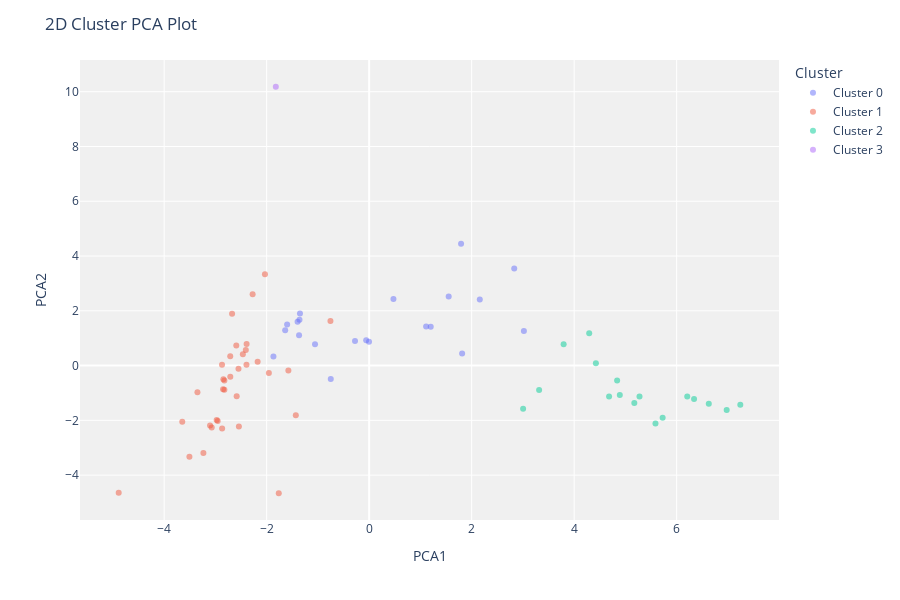

Notebook source saved alongside this figure:
### Code cell
plot_model(KMeanClusteringModel, plot='cluster')

### Figure 1 — Plotly figure (JSON) as saved in the notebook; plotly's stock layout.template omitted (floating-point values rounded to 4 significant figures)
{"data": [{"customdata": [["F"], ["M"], ["F"], ["M"], ["F"], ["F"], ["M"], ["F"], ["M"], ["F"], ["M"], ["F"], ["F"], ["F"], ["F"], ["M"], ["M"], ["M"], ["M"], ["M"], ["M"]], "hovertemplate": "Cluster=Cluster 0<br>PCA1=%{x}<br>PCA2=%{y}<br>Feature=%{customdata[0]}<extra></extra>", "legendgroup": "Cluster 0", "marker": {"color": "#636efa", "opacity": 0.5, "symbol": "circle"}, "mode": "markers", "name": "Cluster 0", "orientation": "v", "showlegend": true, "textposition": "top center", "type": "scatter", "x": [2.83, -1.638, -0.7489, -1.368, -1.868, -0.05791, -0.2761, 1.112, 3.019, -0.002971, -1.6, 0.4741, 1.201, -1.397, 2.158, 1.814, -1.35, 1.793, -1.056, 1.551, -1.36], "xaxis": "x", "y": [3.545, 1.293, -0.4898, 1.107, 0.335, 0.9296, 0.9, 1.424, 1.264, 0.8679, 1.502, 2.434, 1.422, 1.602, 2.415, 0.4447, 1.898, 4.445, 0.7746, 2.526, 1.676], "yaxis": "y"}, {"customdata": [["F"], ["F"], ["M"], ["F"], ["M"], ["F"], ["F"], ["M"], ["F"], ["F"], ["F"], ["M"], ["M"], ["F"], ["M"], ["M"], ["M"], ["F"], ["F"], ["M"], ["M"], ["F"], ["F"], ["M"], ["F"], ["M"], ["F"], ["M"], ["F"], ["F"], ["M"], ["F"], ["M"], ["F"]], "hovertemplate": "Cluster=Cluster 1<br>PCA1=%{x}<br>PCA2=%{y}<br>Feature=%{customdata[0]}<extra></extra>", "legendgroup": "Cluster 1", "marker": {"color": "#EF553B", "opacity": 0.5, "symbol": "circle"}, "mode": "markers", "name": "Cluster 1", "orientation": "v", "showlegend": true, "textposition": "top center", "type": "scatter", "x": [-2.541, -2.871, -2.851, -2.825, -2.844, -2.033, -3.234, -2.956, -3.507, -1.764, -1.957, -2.975, -2.406, -2.674, -0.755, -3.35, -4.887, -3.647, -2.825, -3.072, -2.585, -2.391, -1.576, -2.274, -2.711, -2.869, -2.176, -2.394, -3.104, -2.709, -2.592, -2.549, -1.431, -2.464], "xaxis": "x", "y": [-2.228, 0.03277, -0.8627, -0.5443, -0.5018, 3.333, -3.193, -2.021, -3.329, -4.661, -0.2706, -1.985, 0.5727, 1.892, 1.624, -0.9735, -4.641, -2.047, -0.8808, -2.258, -1.12, 0.7851, -0.1778, 2.602, 0.3372, -2.297, 0.139, 0.03279, -2.189, -0.4111, 0.7294, -0.1178, -1.817, 0.4114], "yaxis": "y"}, {"customdata": [["F"], ["F"], ["M"], ["F"], ["F"], ["F"], ["F"], ["F"], ["M"], ["F"], ["M"], ["F"], ["M"], ["M"], ["M"], ["M"], ["M"]], "hovertemplate": "Cluster=Cluster 2<br>PCA1=%{x}<br>PCA2=%{y}<br>Feature=%{customdata[0]}<extra></extra>", "legendgroup": "Cluster 2", "marker": {"color": "#00cc96", "opacity": 0.5, "symbol": "circle"}, "mode": "markers", "name": "Cluster 2", "orientation": "v", "showlegend": true, "textposition": "top center", "type": "scatter", "x": [3.316, 6.627, 6.975, 4.681, 3.794, 4.424, 4.294, 5.586, 6.206, 5.726, 6.339, 4.89, 4.838, 5.174, 7.241, 5.275, 3.004], "xaxis": "x", "y": [-0.8874, -1.391, -1.623, -1.132, 0.7834, 0.08805, 1.177, -2.117, -1.13, -1.901, -1.219, -1.071, -0.5418, -1.369, -1.426, -1.128, -1.574], "yaxis": "y"}, {"customdata": [["M"]], "hovertemplate": "Cluster=Cluster 3<br>PCA1=%{x}<br>PCA2=%{y}<br>Feature=%{customdata[0]}<extra></extra>", "legendgroup": "Cluster 3", "marker": {"color": "#ab63fa", "opacity": 0.5, "symbol": "circle"}, "mode": "markers", "name": "Cluster 3", "orientation": "v", "showlegend": true, "textposition": "top center", "type": "scatter", "x": [-1.821], "xaxis": "x", "y": [10.18], "yaxis": "y"}], "layout": {"height": 600, "legend": {"title": {"text": "Cluster"}, "tracegroupgap": 0}, "margin": {"t": 60}, "plot_bgcolor": "rgb(240,240,240)", "title": {"text": "2D Cluster PCA Plot"}, "xaxis": {"anchor": "y", "domain": [0, 1], "title": {"text": "PCA1"}}, "yaxis": {"anchor": "x", "domain": [0, 1], "title": {"text": "PCA2"}}}}
